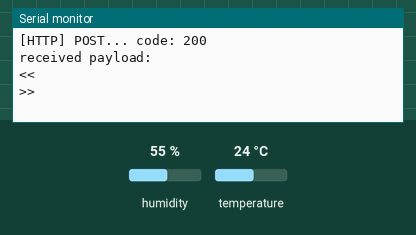
Bench run of a sketch on a simulated ESP8266 (NodeMCU). On the bench: the last lines printed to the serial monitor. The inputs (shaded band) are chosen by the test bench; at power-on: humidity 55 %, temperature 24 °C. WiFi joins after 1.5 s; servers stay silent unless stated; uploads are accepted with an empty reply.

Above: at 2.7 s.
2.8 s: humidity set to 22 %
At 2.94 s:
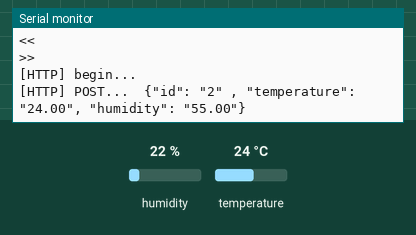
6.0 s: temperature set to 12 °C
At 6.64 s:
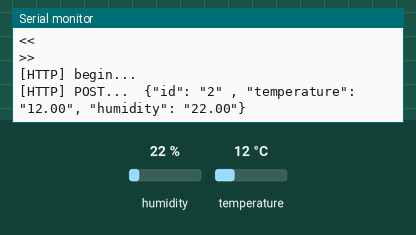
9.2 s: humidity set to 40 %
At 11.56 s:
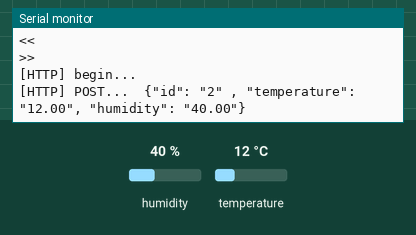
Timing chart, 0 to 13.1 s (numbered marks = the images above; inputs shaded):
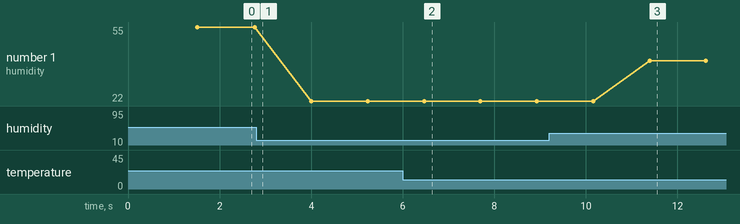

The sketch:

Temp_capteur.ino
```cpp
/**
   PostHTTPClient.ino

    Created on: 21.11.2016

*/
#include "DHT.h"
#include <ESP8266WiFi.h>
#include <ESP8266HTTPClient.h>

/* this can be run with an emulated server on host:
        cd esp8266-core-root-dir
        cd tests/host
        make ../../libraries/ESP8266WebServer/examples/PostServer/PostServer
        bin/PostServer/PostServer
   then put your PC's IP address in SERVER_IP below, port 9080 (instead of default 80):
*/
//#define SERVER_IP "10.0.1.7:9080" // PC address with emulation on host
#define SERVER_IP "192.168.1.16:8000"
#define DHTPIN 14
#define DHTTYPE DHT22

#ifndef STASSID
#define STASSID "Livebox-9F36"
#define STAPSK "aPXeTAcmpsp7HzWPZC"
#endif

#define ID_capteur 2

DHT dht(DHTPIN, DHTTYPE);  // Initialisation du capteur DHT

void setup() {

  Serial.begin(9600);

  Serial.println();
  Serial.println();
  Serial.println();
  dht.begin();  // Démarrage du capteur DHT
  WiFi.begin(STASSID, STAPSK);

  while (WiFi.status() != WL_CONNECTED) {
    delay(500);
    Serial.print(".");
  }
  Serial.println("");
  Serial.print("Connected! IP address: ");
  Serial.println(WiFi.localIP());
}

void loop() {

  // Reading temperature or humidity takes about 250 milliseconds!
  // Sensor readings may also be up to 2 seconds 'old' (its a very slow sensor)
  float h = dht.readHumidity();
  // Read temperature as Celsius (the default)
  float t = dht.readTemperature();
  // Read temperature as Fahrenheit (isFahrenheit = true)
  float f = dht.readTemperature(true);

  // Check if any reads failed and exit early (to try again).
  if (isnan(h) || isnan(t) || isnan(f)) {
    Serial.println(F("Failed to read from DHT sensor!"));
    return;
  }
  // wait for WiFi connection
  if ((WiFi.status() == WL_CONNECTED)) {

    WiFiClient client;
    HTTPClient http;

    Serial.print("[HTTP] begin...\n");
    // configure traged server and url
    http.begin(client, "http://" SERVER_IP "/postplain/");  // HTTP
    http.addHeader("Content-Type", "application/json");

    String postData = "{\"id\": \"" + String(ID_capteur) + "\" , \"temperature\": \"" + String(t) + "\", \"humidity\": \"" + String(h) + "\"}";
    Serial.print("[HTTP] POST...  ");
    Serial.println(postData);
    // start connection and send HTTP header and body

    int httpCode = http.POST(postData);

    // httpCode will be negative on error
    if (httpCode > 0) {
      // HTTP header has been send and Server response header has been handled
      Serial.printf("[HTTP] POST... code: %d\n", httpCode);

      // file found at server
      if (httpCode == HTTP_CODE_OK) {
        const String& payload = http.getString();
        Serial.println("received payload:\n<<");
        Serial.println(payload);
        Serial.println(">>");
      }
    }else{
      Serial.printf("[HTTP] POST... failed, error: %s\n", http.errorToString(httpCode).c_str());
    }

    http.end();
  }

  delay(1000);
}
```

Measured:
- after the input at 6.0 s, the serial monitor: prints a new line after 0.47 s (image 2)
- after the input at 9.2 s, the serial monitor: prints a new line after 2.2 s (image 3)
- plotted number 1: 55 → 22 after the input at 2.8 s, 22 → 40 after the input at 9.2 s
